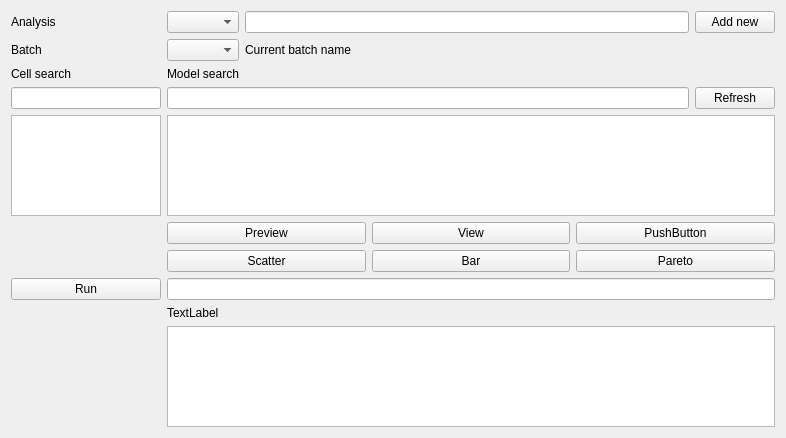
<?xml version="1.0" encoding="UTF-8"?>
<ui version="4.0">
 <class>TabAnalysis</class>
 <widget class="QWidget" name="TabAnalysis">
  <property name="geometry">
   <rect>
    <x>0</x>
    <y>0</y>
    <width>786</width>
    <height>438</height>
   </rect>
  </property>
  <property name="windowTitle">
   <string>DB Browser</string>
  </property>
  <layout class="QVBoxLayout" name="verticalLayout">
   <item>
    <layout class="QGridLayout" name="gridLayout">
     <item row="14" column="1">
      <widget class="QLabel" name="labelModelInfo">
       <property name="text">
        <string>TextLabel</string>
       </property>
       <property name="wordWrap">
        <bool>true</bool>
       </property>
      </widget>
     </item>
     <item row="3" column="1">
      <layout class="QHBoxLayout" name="horizontalLayout">
       <item>
        <widget class="QLineEdit" name="lineModelname">
         <property name="sizePolicy">
          <sizepolicy hsizetype="Expanding" vsizetype="Fixed">
           <horstretch>0</horstretch>
           <verstretch>0</verstretch>
          </sizepolicy>
         </property>
        </widget>
       </item>
       <item>
        <widget class="QPushButton" name="pushUpdate">
         <property name="text">
          <string>Refresh</string>
         </property>
        </widget>
       </item>
      </layout>
     </item>
     <item row="0" column="0">
      <widget class="QLabel" name="label_4">
       <property name="text">
        <string>Analysis</string>
       </property>
      </widget>
     </item>
     <item row="0" column="1">
      <layout class="QHBoxLayout" name="horizontalLayout_3">
       <item>
        <widget class="QComboBox" name="comboAnalysis">
         <property name="sizePolicy">
          <sizepolicy hsizetype="Fixed" vsizetype="Fixed">
           <horstretch>0</horstretch>
           <verstretch>0</verstretch>
          </sizepolicy>
         </property>
        </widget>
       </item>
       <item>
        <widget class="QLineEdit" name="lineAnalysis_2"/>
       </item>
       <item>
        <widget class="QPushButton" name="pushNewAnalysis">
         <property name="text">
          <string>Add new</string>
         </property>
        </widget>
       </item>
      </layout>
     </item>
     <item row="4" column="0">
      <widget class="QListView" name="listCellid">
       <property name="maximumSize">
        <size>
         <width>150</width>
         <height>16777215</height>
        </size>
       </property>
       <property name="selectionMode">
        <enum>QAbstractItemView::ExtendedSelection</enum>
       </property>
      </widget>
     </item>
     <item row="4" column="1">
      <widget class="QListView" name="listModelname">
       <property name="sizePolicy">
        <sizepolicy hsizetype="Expanding" vsizetype="Expanding">
         <horstretch>0</horstretch>
         <verstretch>0</verstretch>
        </sizepolicy>
       </property>
       <property name="selectionMode">
        <enum>QAbstractItemView::ExtendedSelection</enum>
       </property>
      </widget>
     </item>
     <item row="13" column="1">
      <widget class="QLineEdit" name="lineAnalysis"/>
     </item>
     <item row="2" column="1">
      <widget class="QLabel" name="label">
       <property name="text">
        <string>Model search</string>
       </property>
      </widget>
     </item>
     <item row="1" column="1">
      <layout class="QHBoxLayout" name="horizontalLayout_2">
       <item>
        <widget class="QComboBox" name="comboBatch">
         <property name="sizePolicy">
          <sizepolicy hsizetype="Fixed" vsizetype="Fixed">
           <horstretch>0</horstretch>
           <verstretch>0</verstretch>
          </sizepolicy>
         </property>
        </widget>
       </item>
       <item>
        <widget class="QLabel" name="labelBatchName">
         <property name="text">
          <string>Current batch name</string>
         </property>
        </widget>
       </item>
      </layout>
     </item>
     <item row="11" column="1">
      <layout class="QHBoxLayout" name="horizontalLayout_6">
       <item>
        <widget class="QPushButton" name="pushPreview">
         <property name="text">
          <string>Preview</string>
         </property>
        </widget>
       </item>
       <item>
        <widget class="QPushButton" name="pushView">
         <property name="text">
          <string>View</string>
         </property>
        </widget>
       </item>
       <item>
        <widget class="QPushButton" name="pushButton_2">
         <property name="text">
          <string>PushButton</string>
         </property>
        </widget>
       </item>
      </layout>
     </item>
     <item row="3" column="0">
      <widget class="QLineEdit" name="lineCellid">
       <property name="maximumSize">
        <size>
         <width>150</width>
         <height>16777215</height>
        </size>
       </property>
      </widget>
     </item>
     <item row="1" column="0">
      <widget class="QLabel" name="label_3">
       <property name="text">
        <string>Batch</string>
       </property>
      </widget>
     </item>
     <item row="2" column="0">
      <widget class="QLabel" name="label_2">
       <property name="text">
        <string>Cell search</string>
       </property>
      </widget>
     </item>
     <item row="12" column="1">
      <layout class="QHBoxLayout" name="horizontalLayout_5">
       <item>
        <widget class="QPushButton" name="pushScatter">
         <property name="text">
          <string>Scatter</string>
         </property>
        </widget>
       </item>
       <item>
        <widget class="QPushButton" name="pushBar">
         <property name="text">
          <string>Bar</string>
         </property>
        </widget>
       </item>
       <item>
        <widget class="QPushButton" name="pushPareto">
         <property name="text">
          <string>Pareto</string>
         </property>
        </widget>
       </item>
      </layout>
     </item>
     <item row="13" column="0">
      <widget class="QPushButton" name="pushRun">
       <property name="text">
        <string>Run</string>
       </property>
      </widget>
     </item>
     <item row="15" column="1">
      <widget class="QTableWidget" name="tableModels"/>
     </item>
    </layout>
   </item>
  </layout>
 </widget>
 <resources/>
 <connections/>
</ui>
